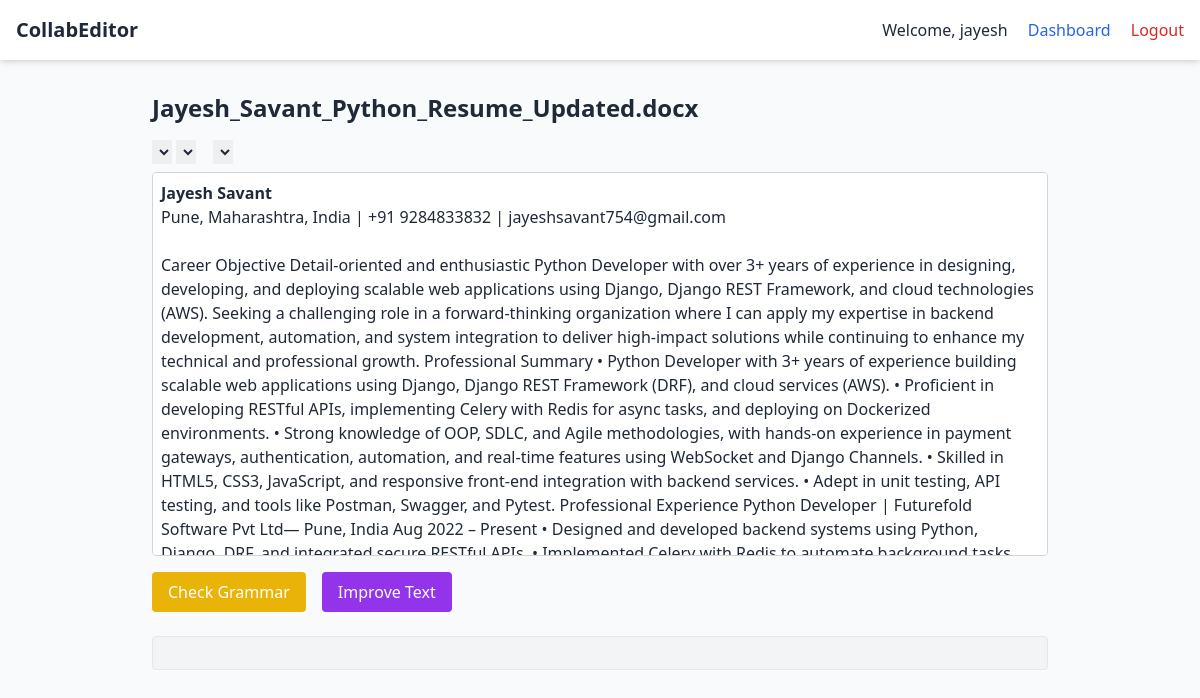
Screenshot of /editor/3/ (signed in) with the database file from the repository.
### users/models.py (models this page shows)
class CustomUser(AbstractUser):
    pass

### editor/models.py (models this page shows)
class Document(models.Model):
    title = models.CharField(max_length=100)
    content = models.TextField()
    last_updated = models.DateTimeField(auto_now=True)
    owner = models.ForeignKey(settings.AUTH_USER_MODEL, on_delete=models.CASCADE)
    collaborators = models.ManyToManyField(settings.AUTH_USER_MODEL, related_name='shared_documents', blank=True)

### editor/views.py (the view)
# urls.py: path('<int:doc_id>/', editor_view, name='editor'),
@login_required
def editor_view(request, doc_id):
    doc = get_object_or_404(Document, id=doc_id)
    if request.user != doc.owner and request.user not in doc.collaborators.all():
        return HttpResponseForbidden()
    return render(request, 'editor/editor.html', {'doc': doc})

### editor/templates/editor/editor.html (shortened to what this page needs)
{% extends 'editor/base.html' %}
{% load static %}
{% block content %}
<link href="https://cdn.quilljs.com/1.3.6/quill.snow.css" rel="stylesheet">
<div class="max-w-4xl mx-auto">
    <h2 class="text-2xl font-semibold mb-4">{{ doc.title }}</h2>
    <div id="toolbar" class="mb-2">
        <select class="ql-font"></select>
        <select class="ql-size"></select>
        <select class="ql-align"></select>
    </div>
    <div id="editor-container" class="bg-white h-96 border border-gray-300 rounded p-2 overflow-y-auto">
        {{ doc.content|safe }}
    </div>
    <div class="mt-4 flex gap-4">
        <button onclick="getGrammarSuggestions()"
                class="bg-yellow-500 text-white px-4 py-2 rounded hover:bg-yellow-600">
            Check Grammar
        </button>
        <button onclick="getOpenAISuggestion()"
                class="bg-purple-600 text-white px-4 py-2 rounded hover:bg-purple-700">
            Improve Text
        </button>
    </div>
    <div id="suggestions" class="mt-6 p-4 bg-gray-100 border rounded text-sm overflow-auto max-h-64">
    </div>
</div>
{% endblock %}

### editor/templates/editor/base.html (shortened to what this page needs)
<!DOCTYPE html>
<html lang="en">
<head>
    <script src="https://cdn.tailwindcss.com"></script>
    <link href="https://cdn.quilljs.com/1.3.6/quill.snow.css" rel="stylesheet">
</head>
<body class="bg-gray-50 text-gray-800 font-sans">
    <nav class="bg-white shadow-md p-4 flex justify-between items-center">
        <div class="text-xl font-bold">
            <a href="{% url 'dashboard' %}">CollabEditor</a>
        </div>
        <div>
            {% if request.user.is_authenticated %}
                <span class="mr-4">Welcome, {{ request.user.username }}</span>
                <a href="{% url 'dashboard' %}" class="mr-4 text-blue-600 hover:underline">Dashboard</a>
                <a href="{% url 'logout' %}" class="text-red-600 hover:underline">Logout</a>
            {% else %}
                <a href="{% url 'login' %}" class="text-blue-600 hover:underline">Login</a>
            {% endif %}
        </div>
    </nav>
    <main class="container mx-auto mt-8 px-4">
        {% block content %}{% endblock %}
    </main>
</body>
</html>

### rows the page displays
CustomUser: user.username "jayesh"
Document: title "Jayesh_Savant_Python_Resume_Updated.docx", content "Jayesh Savant Pune, Maharashtra, India | +91 9284833832 | jayeshsavant754@gmail.com Career Objective Detail-oriented and enthusiastic Python Developer with over 3+ years of experience in designing, developing, and deploying scalable web applications using Django, Django REST Framework, and cloud technologies (AWS). Seeking a challenging role in a forward-thinking organization where I can apply my expertise in backend development, automation, and system integration to deliver high-impact solutions while continuing to enhance my technical and professional growth. Professional Summary • Python Developer with 3+ years of experience building scalable web applications using Django, Django REST…"
